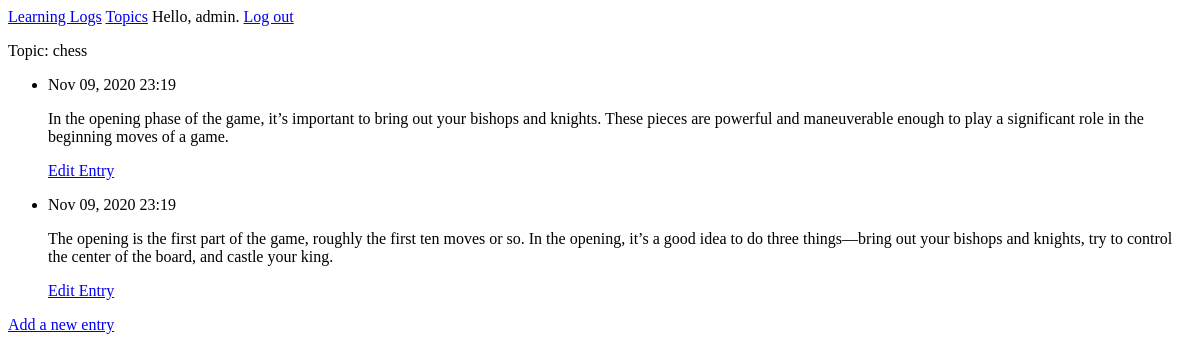
The app's page /topics/1/ (signed in), older data.
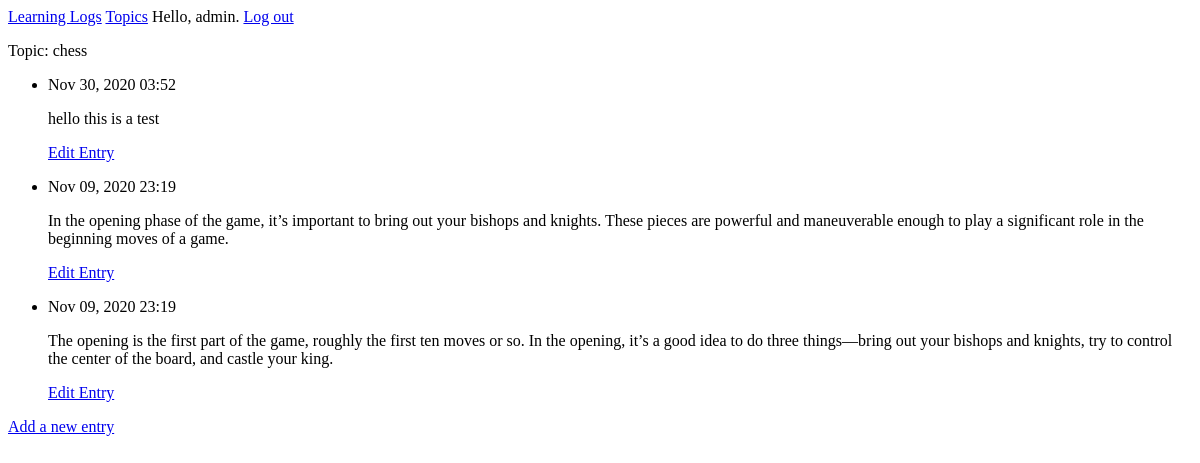
The same page, newer data.
### learning_logs/models.py (models this page shows, shortened)
class Topic(models.Model):
    text = models.CharField(max_length=200)
    date_added = models.DateTimeField(auto_now_add=True)
    owner = models.ForeignKey(User, on_delete=models.CASCADE) #User is a django model

class Entry(models.Model):
    topic = models.ForeignKey(Topic, on_delete=models.CASCADE)
    text = models.TextField()
    date_added = models.DateTimeField(auto_now_add=True) #display the current time
    class Meta:
        verbose_name_plural = 'entries' #the plural of entry is entries

### learning_logs/views.py (the view)
# urls.py: path('topics/<int:topic_id>/',views.topic, name='topic'), #topics_id comes from the database
@login_required
def topic(request, topic_id): #this is where that variable comes into play
    topic = Topic.objects.get(id=topic_id)
    if topic.owner != request.user:
        raise Http404
    entries = topic.entry_set.order_by('-date_added')
    context = {'topic':topic, 'entries':entries}
    return render(request, 'learning_logs/topic.html', context)

### learning_logs/templates/learning_logs/topic.html
{% extends "learning_logs/base.html" %}
{% block content %}
<p>Topic: {{ topic.text }}</p>
<ul>
    {% for entry in entries %}
    <li>
        <p>{{ entry.date_added|date:'M d, Y H:i' }}</p>
        <p>{{ entry.text|linebreaks }} </p>
        <p>
            <a href="{% url 'learning_logs:edit_entry' entry.id %}">Edit Entry</a>
        </p>
    </li>
    {% empty %}
    <li> There are no entries for this topic yet. </li>
    {% endfor %}
</ul>
<p>
    <a href="{% url 'learning_logs:new_entry' topic.id %}">Add a new entry</a>
</p>
{% endblock content %}

### learning_logs/templates/learning_logs/base.html
<p>
<a href="{% url 'learning_logs:index' %}">Learning Logs</a>
<a href="{% url 'learning_logs:topics' %}">Topics</a>
{% if user.is_authenticated %}
    Hello, {{user.username}}.
    <a href="{% url 'users:logout' %}">Log out</a>
{% else %}
    <a href="{% url 'users:register' %}">Register</a>
    <a href="{% url 'users:login' %}">Log in</a>
{% endif %}
</p>
{% block content %} {% endblock content %}

Row changes from the older to the newer data that the page shows:
added Entry: date_added "Nov 30, 2020 03:52", text "hello this is a test"
